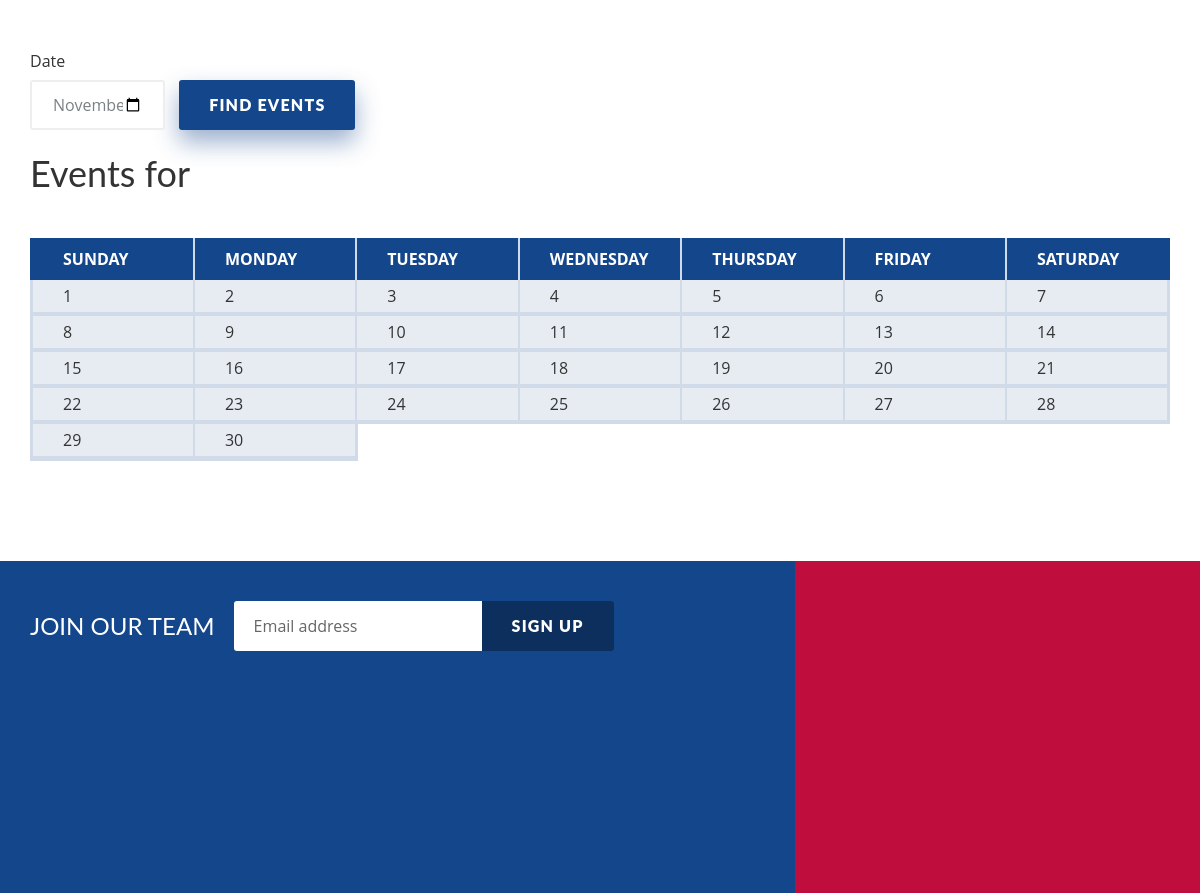
Page /events/ (middle part) on the earlier database version.
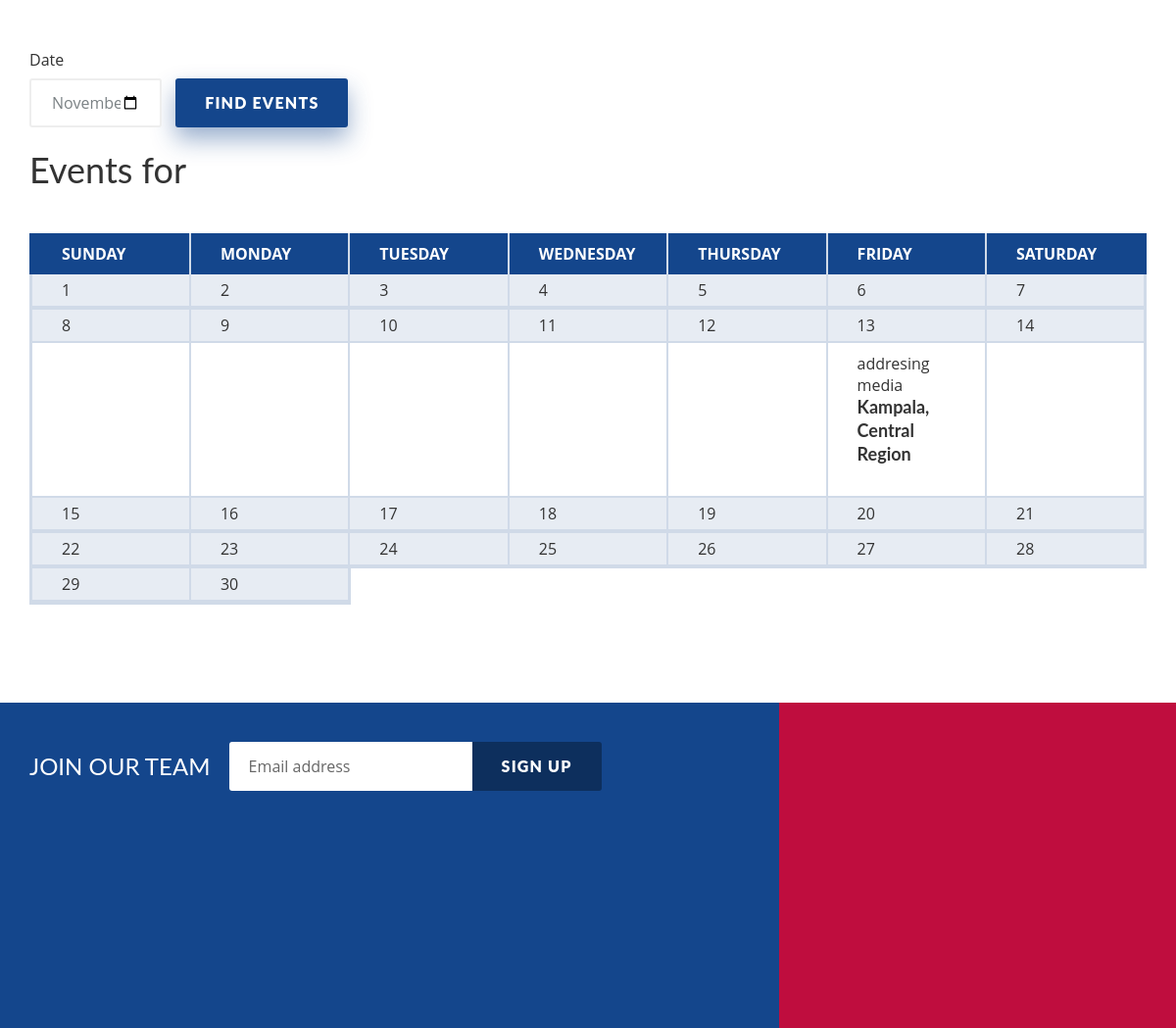
Same page on the later database version.
### mkprofile/models.py (models this page shows, shortened)
class Event(models.Model):
    title = models.CharField(max_length=200, blank=True, null=True)
    date = models.DateField(blank=True, null=True)
    description = models.TextField(blank=True, null=True)
    image = models.ImageField(upload_to='events/',blank=True, null=True)
    location = models.CharField(max_length=200, blank=True, null=True)
    start_time = models.TimeField(blank=True, null=True)
    end_time = models.TimeField(blank=True, null=True)

### mkprofile/views.py (the view)
# urls.py: path('events/', views.events, name='events'),
def events(request):
    current_month = datetime.now().strftime("%Y-%m")
    selected_month = datetime.strptime(current_month, '%Y-%m').date()
    first_day = selected_month.replace(day=1)
    if selected_month.month == 12:
        next_month = selected_month.replace(year=selected_month.year + 1, month=1)
    else:
        next_month = selected_month.replace(month=selected_month.month + 1)
    last_day = next_month - timedelta(days=1)
    events = Event.objects.filter(date__range=[first_day, last_day]).order_by('date')
    days = []
    current_day = first_day
    while current_day <= last_day:
        day_events = events.filter(date=current_day)
        days.append({'day': current_day, 'events': day_events})
        current_day += timedelta(days=1)
    return render(request, 'mkprofile/event_month.html', {'days': days, 'current_month': current_month})

### mkprofile/templates/mkprofile/event_month.html (shortened to what this page needs)
﻿{% extends 'layout/events_app.html' %}
{% load i18n %}
{% load static %}
{% block content %}
      <div class="page-content-wrap">
        <div class="container">
          <div class="tribe-events-bar">
            <div class="row">
              <div class="col-md-10">
                <div class="join-us style-4">
                  <form class="join-form" method="post" action="{% url 'filter_events' %}">
                    <div class="input-holder input-cols">
                      <div class="input-col">
                        <label>Date</label>
                        <input type="month" name="selected_month" value="{{ current_month }}">
                      </div>
                      <div class="input-col">
                        <button type="submit" class="btn btn-style-3 btn-big">Find Events</button>
                      </div>
                    </div>
                  </form>
                </div>
              </div>
            </div>
          </div>
          <div class="content-element">
            <div class="content-element4">
              <h3>Events for {{ selected_month|date:"F Y" }}</h3>
            </div>
            <div class="responsive-table content-element4">
              <table class="tribe-events-calendar">
                <thead>
                  <tr>
                    <th>Sunday</th>
                    <th>Monday</th>
                    <th>Tuesday</th>
                    <th>Wednesday</th>
                    <th>Thursday</th>
                    <th>Friday</th>
                    <th>Saturday</th>
                  </tr>
                </thead>
                <tr>
                  {% for day in days %}
                    <td data-title="{{ day.day|date:'l' }}">
                      <div class="tribe-events-daynum">
                        <a href="#">{{ day.day.day }}</a>
                      </div>
                      {% for event in day.events %}
                        <div class="tribe-events-category-tech-events">
                          <a href="#">{{ event.title }}</a>
                          <h6 href="#"><b>{{ event.location }}</b></h6>
                        </div>
                      {% endfor %}
                    </td>
                    {% if forloop.counter|divisibleby:7 %}
                      </tr><tr>
                    {% endif %}
                  {% endfor %}
                </tr>
              </table>
            </div>
          </div>
        </div>
      </div>
{% endblock %}

Differences in the rows shown:
added Event: title "addresing media", location "Kampala, Central Region"
